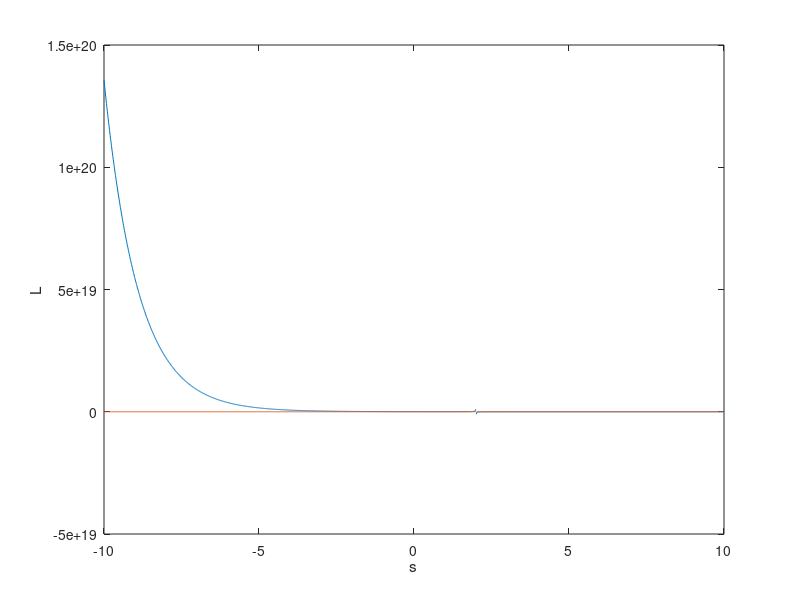

Reproduce this figure in MATLAB.
%% sandbox

% In this script I'm visualizing the difference between 1/(s-a), which
% is commonly presented as the Laplace transform of f(t) = exp(a*t), 
% and the numerical value of the integration process for the Laplace
% transform of this function. This difference is actually due to the
% existence of a convengence region where 1/(s-a) is valid.
clear,home
a = 2;
n = 1e16;
s = -10:.01:10;
L = -1./(s-a).*exp(a-s)*n;
figure(1)
plot(s,L,s,1./(a-s))
xlabel('s')
ylabel('L')
return